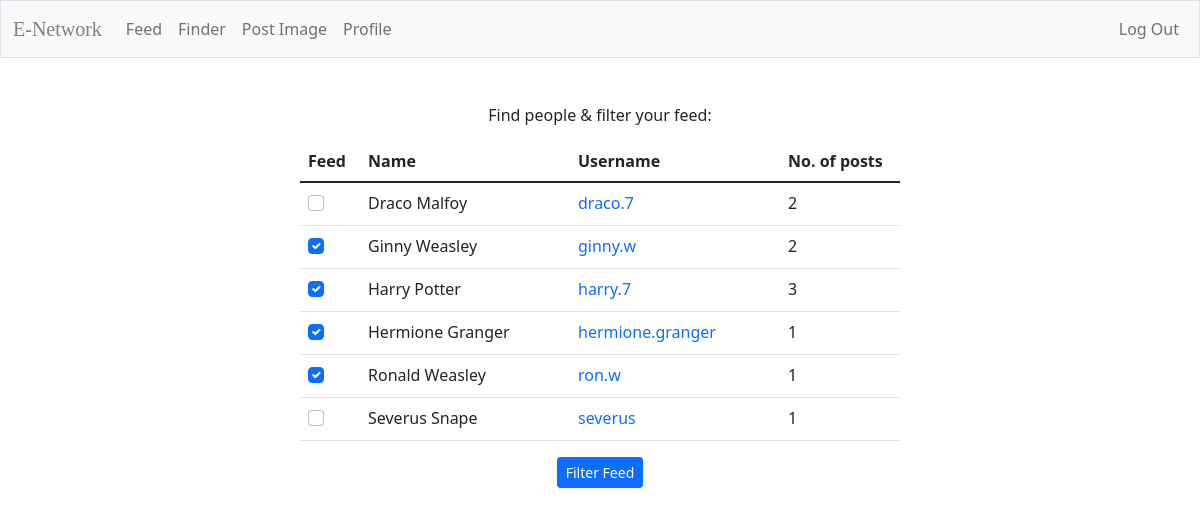
Screenshot of /finder (signed in) with the database file from the repository.
### tables this page shows
CREATE TABLE users (
    id INTEGER PRIMARY KEY AUTOINCREMENT,
    username TEXT NOT NULL UNIQUE,
    hash TEXT NOT NULL,
    img_count INTEGER NOT NULL DEFAULT 0
, name TEXT);

### app.py (the view)
@app.route("/finder")
@login_required
def finder():
    user_id = session["user_id"]
    try:
        users = db.execute(
            """
            SELECT id, name, username, img_count FROM users
            WHERE id != ?
            ORDER BY username
            """,
            user_id
        )
        selected_user_ids = db.execute(
            "SELECT selected_user_id FROM filter WHERE user_id = ?",
            user_id
        )
        selected_user_ids = [row["selected_user_id"] for row in selected_user_ids]
    except Exception:
        return "DB Error. Couldn't retrieve usernames / filters."
    return render_template("finder.html", users=users, selected_user_ids=selected_user_ids)

### app.py (called while the page is built)
@app.after_request
def after_request(response):
    response.headers["Cache-Control"] = "no-cache, no-store, must-revalidate"
    response.headers["Expires"] = 0
    response.headers["Pragma"] = "no-cache"
    return response

### helpers.py (called while the page is built)
def login_required(f):
    @wraps(f)
    def decorated_function(*args, **kwargs):
        if session.get("user_id") is None:
            return redirect("/login")
        return f(*args, **kwargs)
    return decorated_function

### templates/finder.html (shortened to what this page needs)
{% extends "layout.html" %}
{% block main %}
    <form action="{{ url_for('filter') }}" method="post">
        <h6>Find people & filter your feed:</h6>
    <div class="container-sm">
        <table class="table mx-auto" style="width: 600px;">
            <thead class="text-start">
                <tr>
                    <th scope="col" style="width: 10%;">Feed</th>
                    <th scope="col" style="width: 35%;">Name</th>
                    <th scope="col" style="width: 35%;">Username</th>
                    <th scope="col" style="width: 20%;">No. of posts</th>
                </tr>
            </thead>
            <tbody class="text-start">
                {% for user in users %}
                <tr>
                    <td style="width: 10%;">
                        <div class="form-check">
                            <input class="form-check-input"
                            type="checkbox"
                            name="user_ids"
                            value="{{ user.id }}"
                            {% if user.id in selected_user_ids %} checked {% endif %}>
                        </div>
                    </td>
                    <td style="width: 35%;">{{ user.name }}</td>
                    <td style="width: 35%;"><a style="text-decoration: none;" href="{{ url_for('public_profile', user_id=user.id) }}">{{ user.username }}</a></td>
                    <td style="width: 20%;">{{ user.img_count }}</td>
                </tr>
                {% endfor %}
            </tbody>
        </table>
        <div class="text-center">
            <button type="submit" class="btn btn-primary btn-sm">Filter Feed</button>
        </div>
    </div>
</form>
{% endblock %}

### static/styles.css (style rules this page uses)
html, body { -webkit-font-smoothing: antialiased; -moz-osx-font-smoothing: grayscale; }
h6 { margin-bottom: 16px; }

### rows the page displays
users: name "Draco Malfoy", username "draco.7", img_count "2"
users: user_ids "☑", name "Ginny Weasley", username "ginny.w", img_count "2"
users: user_ids "☑", name "Harry Potter", username "harry.7", img_count "3"
users: user_ids "☑", name "Hermione Granger", username "hermione.granger", img_count "1"
users: user_ids "☑", name "Ronald Weasley", username "ron.w", img_count "1"
users: name "Severus Snape", username "severus", img_count "1"
